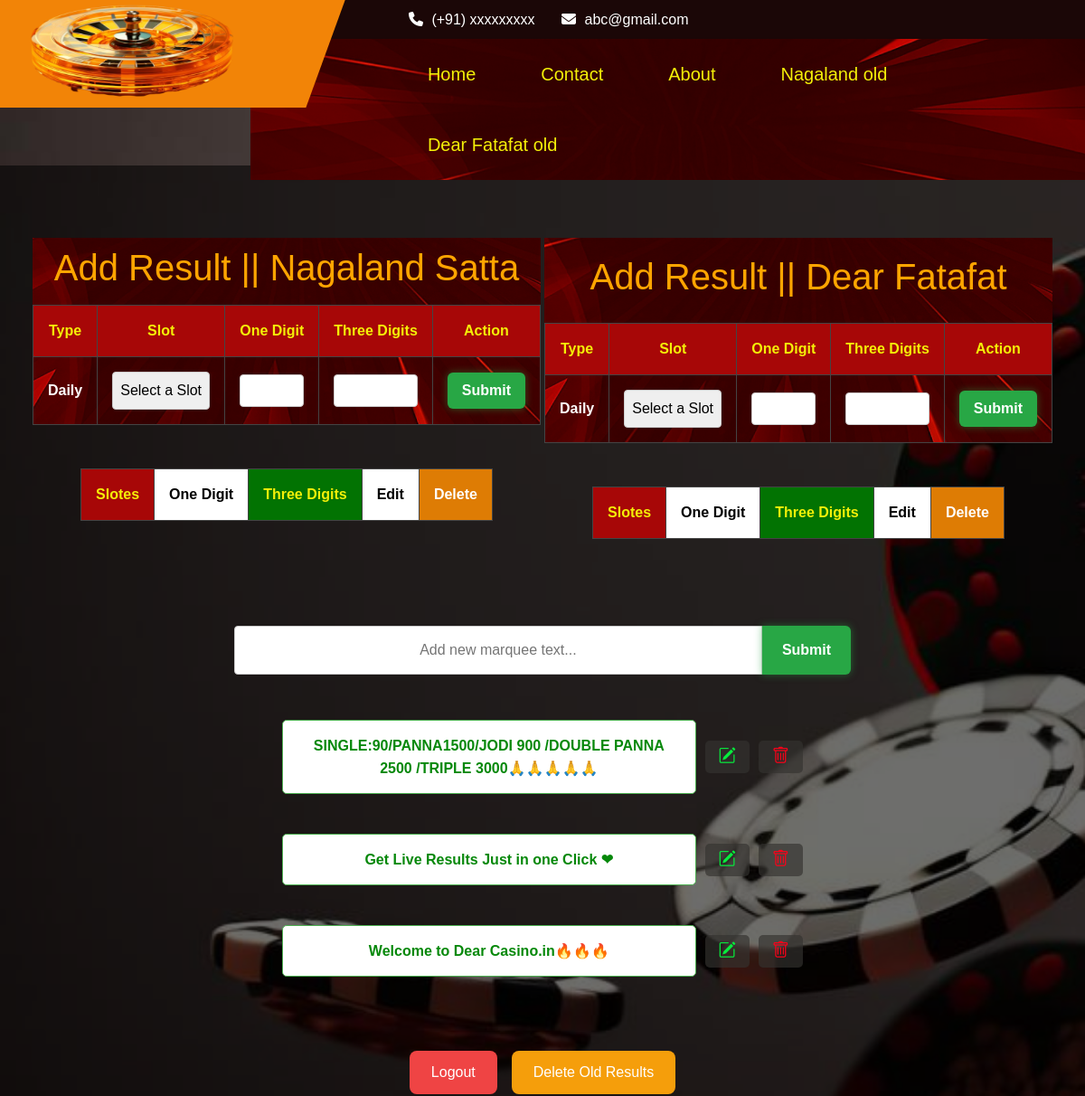
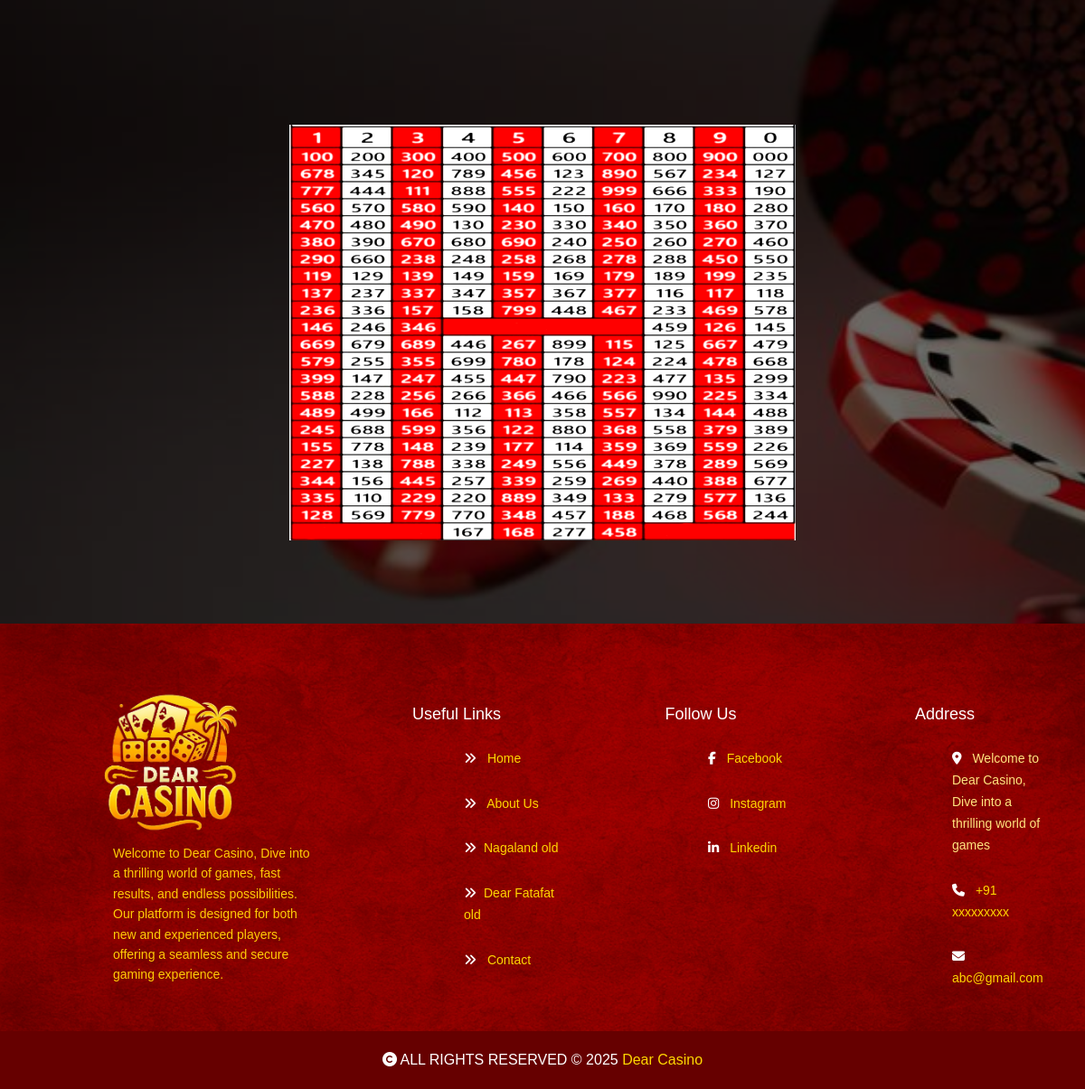
/admin (signed in), run on the app's committed database (2 pictures, top to bottom).
### app.py (models this page shows, shortened)
class MarqueeText(db.Model):
    __tablename__ = "marquee_text"
    id = db.Column(db.Integer, primary_key=True)
    content = db.Column(db.String(500), nullable=False, default="Welcome to our site!")
    is_active = db.Column(db.Boolean, default=True)
    scroll_speed = db.Column(db.Integer, default=6)  # HTML marquee scrollamount value
    created_at = db.Column(db.DateTime, default=datetime.now(timezone("Asia/Kolkata")))
    updated_at = db.Column(db.DateTime, default=datetime.now(timezone("Asia/Kolkata")), onupdate=datetime.now(timezone("Asia/Kolkata")))

### app.py (the view)
@app.route("/admin")
def admin():
    if 'admin' in session:
        now = datetime.now(timezone("Asia/Kolkata"))
        today_start = now.replace(hour=0, minute=0, second=0, microsecond=0)
        today_end = now.replace(hour=23, minute=59, second=59, microsecond=999999)
        daily_data_nagaland = Nagaland_Result.query.filter(
            Nagaland_Result.created_at >= today_start,
            Nagaland_Result.created_at <= today_end
        ).first()
        daily_data_fatafat = Fatafat_Result.query.filter(
            Fatafat_Result.created_at >= today_start,
            Fatafat_Result.created_at <= today_end
        ).first()
        marquee_texts = MarqueeText.query.order_by(MarqueeText.created_at.desc()).all()
        return render_template('admin.html', daily_data_nagaland=daily_data_nagaland, daily_data_fatafat=daily_data_fatafat, title="Admin Panel", marquee_texts=marquee_texts)
    return redirect(url_for('admin_auth'))

### app.py (called while the page is built)
@app.context_processor
def inject_globals():
    return dict(global_array=global_array)

### templates/admin.html (shortened to what this page needs)
{% extends 'layout.html' %}
{% block body %}
<body class="admin-body">
  <div class="admin-mask">
    <div class="container-admin" style="display: flex; justify-content: space-evenly; padding: 2rem; ">
      <div id="leftTabContent" class="tab-content active-tab">
        <form action="/add_nagaland" method="post" class="admin-form">
          <h1 colspan="5" style="color: orange; padding: 10px; text-align: center;line-height:2.9rem;" class="h1-admin">
            Add Result || Nagaland Satta</h1>
          <table class="responsive-form-table">
            <thead>
              <tr class="desktop-headers">
                <th class="admin-th-3">Type </th>
                <th class="admin-th-3">Slot</th>
                <th class="admin-th-3">One Digit</th>
                <th class="admin-th-3">Three Digits</th>
                <th class="admin-th-3">Action</th>
              </tr>
            </thead>
            <tbody>
              <tr id="row456">
                <td class="admin-th-3" data-label="Type Daily"><b class="mob-type">Daily</b></td>
                <td class="admin-th-3" data-label="Slot">
                  <select name="slots" id="slots" class="admin-select" required>
                    <option value="" disabled selected>Select a Slot</option>
                  </select>
                </td>
                <td class="admin-th-3" data-label="One Digit">
                  <input type="number" name="one_digit" class="admin-input" min="0" max="9" step="1" required>
                </td>
                <td class="admin-th-3" data-label="Three Digits">
                  <input type="number" name="three_digit" class="admin-input" min="100" max="999" required>
                </td>
                <td class="admin-th-3" data-label="Action">
                  <button type="submit" class=" btn-success">Submit</button>
                </td>
              </tr>
            </tbody>
          </table>
        </form>
        <table class="numerinput admin-form" style="margin-top: 3rem; justify-self: center;">
          <thead>
            <tr class="admin-tr">
              <th class="admin-th-1">Slotes</th>
              <th class="admin-th-1" style="background-color: white; color: black;">One Digit</th>
              <th class="admin-th-1" style="background-color: rgb(2, 115, 2);">Three Digits</th>
              <th class="admin-th-1" style="background-color: white; color: black;">Edit</th>
              <th class="admin-th-1" style="background-color: rgb(222, 124, 4); color: white;">Delete</th>
            </tr>
          </thead>
        </table>
      </div>
      <div id="rightTabContent" class="tab-content">
        <form action="/add_fatafat" method="post" class="admin-form">
          <h1 colspan="5" style="color: orange; padding: 20px; text-align: center;line-height:2.9rem;">Add Result ||
            Dear Fatafat</h1>
          <table class="responsive-form-table">
            <thead>
              <tr class="desktop-headers">
                <th class="admin-th-3">Type</th>
                <th class="admin-th-3">Slot</th>
                <th class="admin-th-3">One Digit</th>
                <th class="admin-th-3">Three Digits</th>
                <th class="admin-th-3">Action</th>
              </tr>
            </thead>
            <tbody>
              <tr id="row456">
                <td class="admin-th-3" data-label="Type Daily"><b class="mob-type">Daily</b></td>
                <td class="admin-th-3" data-label="Slot">
                  <select name="slots" id="slots" required class="admin-select">
                    <option value=""  disabled selected >Select a Slot</option>
                  </select>
                </td>
                <td class="admin-th-3" data-label="One Digit">
                  <input type="number" name="one_digit" class="admin-input" min="0" max="9" required>
                </td>
                <td class="admin-th-3" data-label="Three Digits">
                  <input type="number" name="three_digit" class="admin-input" min="0" max="999" required>
                </td>
                <td class="admin-th-3" data-label="Action">
                  <button type="submit" class=" btn-success">Submit</button>
                </td>
              </tr>
            </tbody>
          </table>
        </form>
        <table class="numerinput admin-form" style="margin-top: 3rem; justify-self: center;">
          <thead>
            <tr class="admin-tr">
              <th class="admin-th-1">Slotes</th>
              <th class="admin-th-1" style="background-color: white; color: black;">One Digit</th>
              <th class="admin-th-1" style="background-color: rgb(2, 115, 2);">Three Digits</th>
              <th class="admin-th-1" style="background-color: white; color: black;">Edit</th>
              <th class="admin-th-1" style="background-color: rgb(222, 124, 4); color: white;">Delete</th>
            </tr>
          </thead>
        </table>
      </div>
    </div>
    <form action="/add_marquee" method="post">
      <div class="input-wrapper">
        <input type="text" class="admin-input-text" name="marquee_text" placeholder="Add new marquee text..."
          required />
        <button class="btn-success-text">Submit</button>
      </div>
    </form>
    <center>
      {% for marquee_text in marquee_texts %}
      <div class="input-group-marque">
        <div class="form-control-marque {% if marquee_text.is_active %}marque-green{% else %}marque-red{% endif %}"
          readonly id="inputBox">
          {{ marquee_text.content }}
        </div>
        <a style="text-decoration: none" href="/update/marquee/{{marquee_text.id}}">
          <button class="btn btn-icon edit" onclick="toggleEdit()" title="Edit"
            style="width: fit-content; padding: 15px;">
            <span class="admin-mob-del ">Edit marquee text&nbsp;&nbsp;</span><i class="bi bi-pencil-square"></i>
          </button>
        </a>
        <a style="text-decoration: none" href="/delete/marquee/{{marquee_text.id}}">
          <button class="btn btn-icon delete" onclick="deleteInput()" title="Delete"
            style="width: fit-content; padding: 15px;">
            <span class="admin-mob-del ">Delete marquee text&nbsp;&nbsp;</span> <i class="bi bi-trash"></i>
          </button>
        </a>
      </div>
      {% endfor %}
    </center>
    <br>
    <div class="button-container">
      <div class="admin-button-row">
        <a class="admin-button logout-btn" href="/admin_logout">Logout</a>
        <a class="admin-button delete-btn" href="/delete_old_results">Delete Old Results</a>
      </div>
    </div>
    <br><br><br><br>
    <center><img src="/static/css/result-chart.jpg" alt="result-chart" srcset="" class="result-chart"></center>
    <br><br><br>
  </div>
</body>
{% endblock body %}

### static/css/index.css (style rules this page uses)
* { box-sizing: border-box; margin: 0; padding: 0; font-family: Arial, sans-serif; }
body { margin: 0; padding: 0; color: #ffffff; background-color: #000; font-family: sans-serif; }
.sub-table, th, td { border: 1px solid #444; }
th, td { padding: 8px; text-align: center; }
th { background-color: #a70707; color: #f4f008; }
* { margin: 0; padding: 0; box-sizing: border-box; }
.button-container { display: flex; gap: 1rem; justify-content: space-between; margin-top: 2rem; }

### static/css/nav.css (style rules this page uses)
* { margin:0; padding:0; box-sizing: border-box; }
h1, h2, h3, h4, h5, h6 { color: #4b505e; }

### static/css/all.css (style rules this page uses)
html { scroll-behavior: smooth; }
*,:after,:before { box-sizing: border-box; }
[type="button"],button { -webkit-appearance: button; }
.btn-success { color: #fff; background-color: #28a745; border-color: #28a745; }
[type="button"]:not(:disabled),button:not(:disabled) { cursor: pointer; }
b { font-weight: bolder; }
a { color: #007bff; text-decoration: none; background-color: transparent; }

### static/css/login.css (style rules this page uses)
* { margin: 0; padding: 0; box-sizing: border-box; }

### static/css/admin.css (style rules this page uses)
.admin-body { background-image: url('/static/css/bg.jpg'); background-size: cover; background-repeat: no-repeat; }
.admin-mask { background-color: #00000091; margin-top: -1rem; padding-top: 1rem; }
.admin-th-3 { padding: 1rem; text-align: center; }
.admin-select, .admin-input, .btn { width: 100%; height: 100%; box-sizing: border-box; padding: 0.5rem; font-size: 1rem; border: 1px solid #ccc; border-radius: 4px; }
.input-wrapper { display: flex; justify-content: center; margin-top: 3rem; padding: 1rem; }
.admin-input-text { width: 50%; padding: 0.5rem; font-size: 1rem; border: 1px solid #ccc; text-align: center; border-radius: 4px 0px 0px 4px; box-sizing: border-box; }
.btn-success-text { background-color: #28a745; text-decoration: none; color: #fff; padding: 15px 22px; font-size: 16px; font-weight: 600; border: none; border-radius: 0px 6px 6px 0px; cursor: pointer; transition: all 0.3s ease; box-shadow: 0 0 8px rgba(40, 167, 69, 0.5); }
.admin-select { appearance: none; background-position: right 0.7rem center; background-repeat: no-repeat; }
.admin-th-1 { padding: 1rem; margin-bottom: 30px; }
.admin-form { background-image: url('/static/contest-bg-about.png'); background-position: center; }
.numerinput { background-image: url('/static/contest-bg-about.png'); background-position: center; }
.container-admin { margin-top: 2rem; }
.btn-success { background-color: #28a745; text-decoration: none; color: #fff; padding: 8px 16px; font-size: 16px; font-weight: 600; border: none; border-radius: 6px; cursor: pointer; transition: all 0.3s ease; box-shadow: 0 0 8px rgba(40, 167, 69, 0.5); }
.input-group-marque { display: flex; align-items: center; gap: 10px; width: 50%; padding: 10px 12px; border-radius: 8px; margin: 1.5rem auto; }
.form-control-marque { flex: 1; padding: 15px; font-size: 16px; border: 1px solid #9c0f0f; border-radius: 5px; background-color: #ffffff; color: black; line-height: 25px; }
.marque-green { border-color: #4caf50; color: #06880a; font-weight: 600; }
.btn-icon { width: 36px; height: 36px; padding: 0; border: none; background: transparent; font-size: 1.2rem; cursor: pointer; display: flex; align-items: center; justify-content: center; border-radius: 5px; flex-shrink: 0; background-color: #353330a8; }
.btn-icon.edit { color: #07ec3d; transition: all 0.3s ease; }
.btn-icon.delete { color: #ff0019; transition: all 0.3s ease; }
.result-chart { height: 500px; width: 600px; padding: 20px; border-radius: 10px; filter: brightness(1.15) contrast(1.4); }

### static/css/contact.css (style rules this page uses)
*,html { scroll-behavior: smooth; margin: 0; padding: 0; }
*, *:after, *:before { -webkit-box-sizing: border-box; -moz-box-sizing: border-box; box-sizing: border-box; }
:root { --white:#fff; --black:#131417; --primary:#96161f; --primarylite:#fd242d; --gray:#6d7175; --dark:#232331; --darklite:#364256; --lite:#f8f9fa; --primaryfont:'Roboto Condensed', sans-serif; --secondaryfont:'Source Sans Pro', sans-serif; }
:root { --white: #ffffff; --dark: #131417; --lite: #f5f5f5; --primary: #4CAF50; --black: #000000; }
* { margin: 0; padding: 0; box-sizing: border-box; font-family: Arial, sans-serif; }

### data on the page
MarqueeText: content "SINGLE:90/PANNA1500/JODI 900 /DOUBLE PANNA 2500 /TRIPLE 3000🙏🙏🙏🙏🙏"
MarqueeText: content "Get Live Results Just in one Click ❤"
MarqueeText: content "Welcome to Dear Casino.in🔥🔥🔥"
